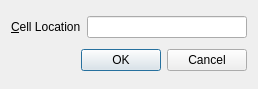
<?xml version="1.0" encoding="UTF-8"?>
<ui version="4.0">
 <class>GoToCellDialog</class>
 <widget class="QDialog" name="GoToCellDialog">
  <property name="geometry">
   <rect>
    <x>0</x>
    <y>0</y>
    <width>258</width>
    <height>89</height>
   </rect>
  </property>
  <property name="windowTitle">
   <string>Go to Cell</string>
  </property>
  <layout class="QVBoxLayout" name="verticalLayout">
   <item>
    <layout class="QHBoxLayout" name="horizontalLayout_2">
     <item>
      <widget class="QLabel" name="label">
       <property name="text">
        <string>&amp;Cell Location</string>
       </property>
       <property name="buddy">
        <cstring>lineEdit</cstring>
       </property>
      </widget>
     </item>
     <item>
      <widget class="QLineEdit" name="lineEdit"/>
     </item>
    </layout>
   </item>
   <item>
    <layout class="QHBoxLayout" name="horizontalLayout">
     <item>
      <spacer name="horizontalSpacer">
       <property name="orientation">
        <enum>Qt::Horizontal</enum>
       </property>
       <property name="sizeHint" stdset="0">
        <size>
         <width>40</width>
         <height>20</height>
        </size>
       </property>
      </spacer>
     </item>
     <item>
      <widget class="QDialogButtonBox" name="buttonBox">
       <property name="standardButtons">
        <set>QDialogButtonBox::Cancel|QDialogButtonBox::Ok</set>
       </property>
      </widget>
     </item>
    </layout>
   </item>
  </layout>
 </widget>
 <tabstops>
  <tabstop>lineEdit</tabstop>
 </tabstops>
 <resources/>
 <connections/>
 <slots>
  <slot>on_lineEdit_textChanged()</slot>
 </slots>
</ui>
